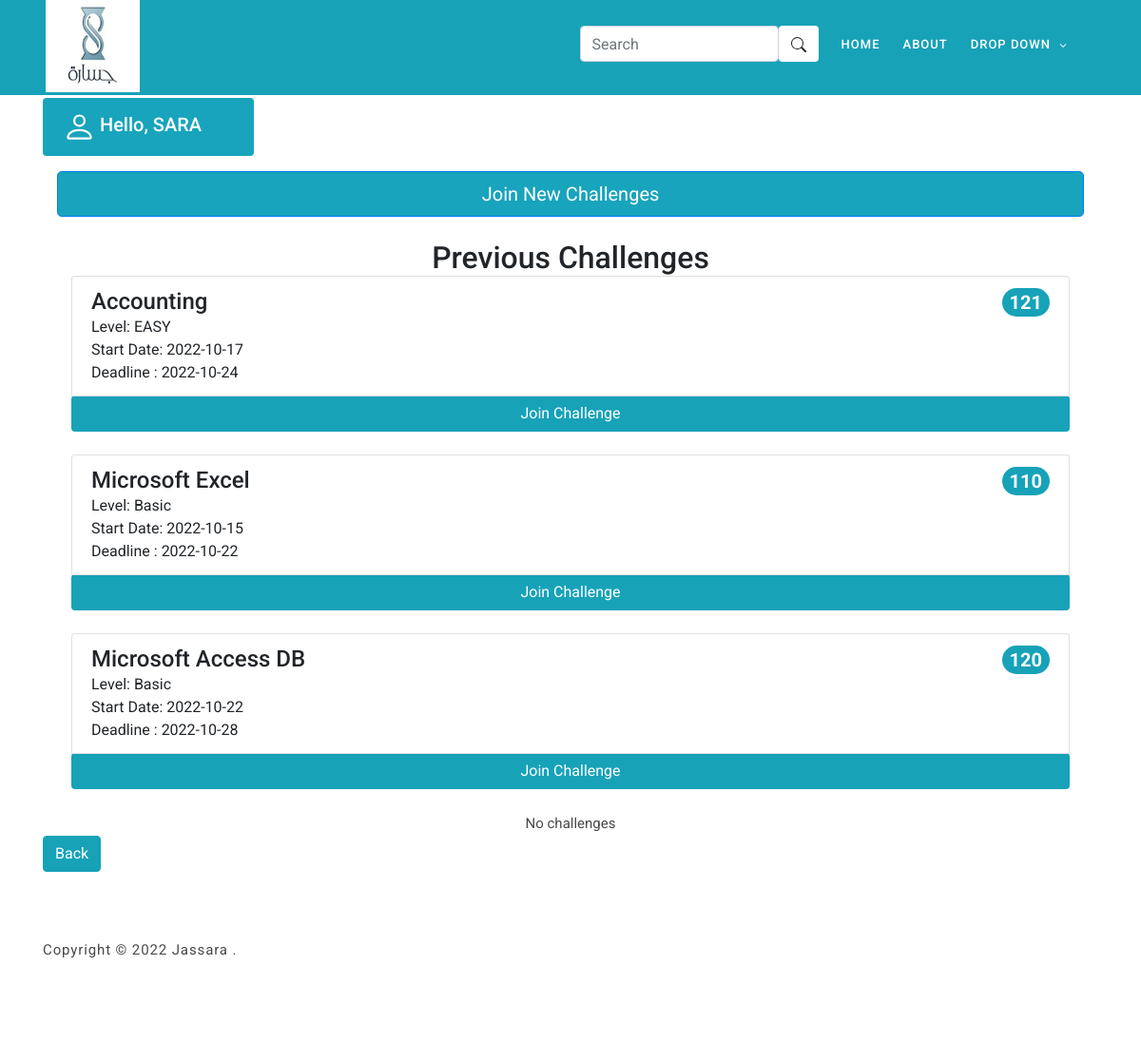
The page /challengePage.php (signed in) on the database as committed earlier.
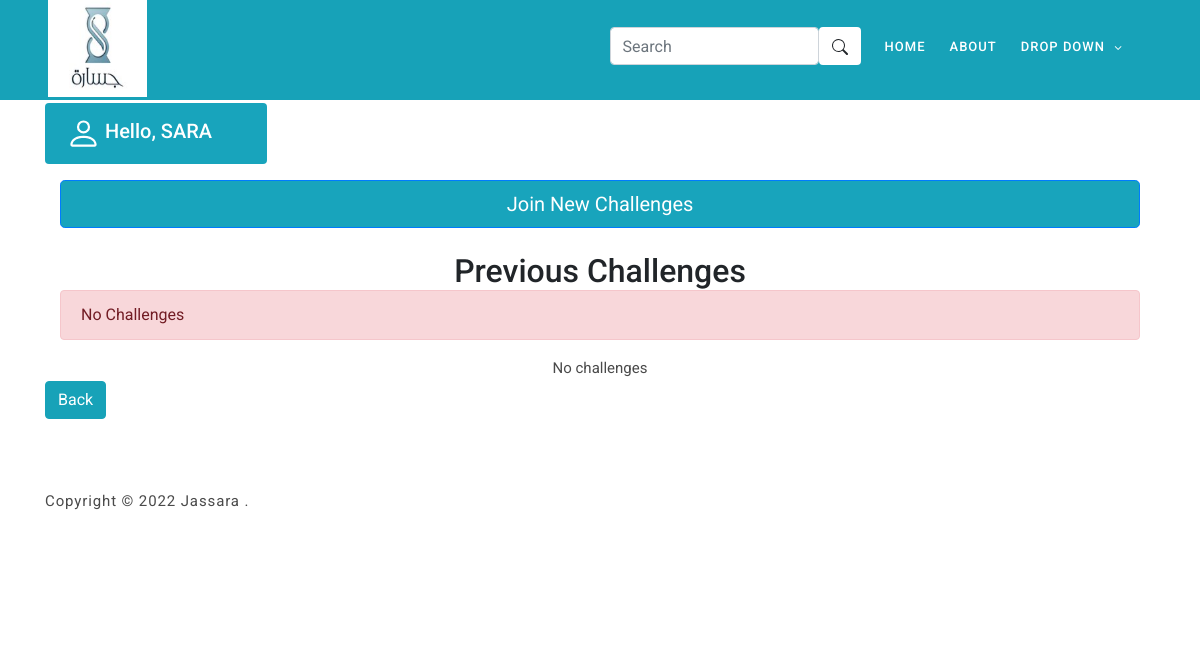
The same page on the database as committed later.
### tables this page shows
CREATE TABLE `previous_challenge` (
  `id` int(11) NOT NULL,
  `uni_id` varchar(255) NOT NULL,
  `challenge_num` int(11) NOT NULL
);

CREATE TABLE `challenge` (
  `challenge_num` int(10) NOT NULL,
  `challenge_name` text NOT NULL,
  `challenge_level` varchar(10) NOT NULL,
  `challenge_date` date NOT NULL,
  `Deadline` date NOT NULL,
  `Points` int(11) NOT NULL
);

### challengePage.php (the view, shortened to what this page needs)
<?php session_start();
include 'tamplate.php';
login_header();
login_nav();
 ?>
<body>
    <div class="container">
        <div class="alert" style="background-color: #18a4bc; color:white; width: 20%;" role="alert">
            <?php
            if (!empty($_SESSION['username'])) {
                $UserName = $_SESSION['username'];
                echo "<h5 style=display:inline> Hello, " . $UserName . "</h5>";
            }
            ?>
        </div>
        <section class=" col" style="float: right;">
            <a style="color: White;" href="challenges.php"> <button type="button" class="btn btn-primary btn-lg btn-block " style="background-color: #18a4bc;">Join New Challenges</button></a>
            <br>
        </section>
        <section class="col" style="float: right;">
        <h2 style="text-align:center;">Previous Challenges</h2>
        <?php
                    $con = connection();
                    $uni_id = $_SESSION['uni_id'];
                    $sql = "select * from challenge
                    right join previous_challenge
                    on challenge.challenge_num = previous_challenge.challenge_num
                     where 	uni_id = '$uni_id'  ";
                    $result = mysqli_query($con, $sql);
                    $count = mysqli_num_rows($result);
                    if ($count == 0) {
                        echo
                        '<div class="alert alert-danger" role="alert">
                                No Challenges
                            </div>
                            ';
                    } else {
                        while ($row = mysqli_fetch_array($result, MYSQLI_ASSOC)) {
                            echo '
                                <div class="container col">
                                <ol class="list-group list-group-numbered">
                                <li class="list-group-item d-flex justify-content-between align-items-start">
                                  <div class="ms-2 me-auto">
                                    <div class="fw-bold"><h4>'.$row['challenge_name'].'</h4></div>
                                    Level: '.$row['challenge_level'].'
                                    <br>
                                    Start Date: '.$row['challenge_date'].'
                                    <br>
                                    Deadline : '.$row['Deadline'].'
                                  </div>
                                  <span class="badge bg-info rounded-pill" style="color:white;font-size:20px">
                                  '.$row['challenge_num'].'
                                  </span>
                                </li>
                                <button class="btn bg-info" style="color:white;">Join Challenge</button>
                                <br>
                              </ol>
                              </div>
                           ';
                        }
                    }
        ?>
        <p style="text-align:center;">No challenges</p>
        </section>
        <a style="color: White;" href="studentPage.php"><button class="btn btn-info ">Back</button></a>
    </div>
    <?php footer(); ?>

### tamplate.php (shortened to what this page needs)
<?php
function login_header()
{
    echo '<!DOCTYPE html>
    <html lang="en">
    <head>
        <meta charset="utf-8">
        <meta name="viewport" content="width=device-width, initial-scale=1, shrink-to-fit=yes">
        <meta name="description" content="">
        <meta name="author" content="Template Mo">
        <link href="https://fonts.googleapis.com/css?family=Roboto:100,300,400,500,700,900" rel="stylesheet">
        <style>
            body {
                min-height: 100vh;
                display: flex;
                flex-direction: column;
            }
            footer {
                clear: both;
                position: relative;
                height: 200px;
                margin-top: -200px;
            }
        </style>
        <title>Jassara HTML CSS Template</title>
        <!--
    Jassara
    https://templatemo.com/tm-537-Jassara
    -->
        <link rel="stylesheet" type="text/css" href="assets/css/bootstrap.min.css">
        <link rel="stylesheet" type="text/css" href="assets/css/font-awesome.css">
        <link rel="stylesheet" type="text/css" href="assets/css/templatemo-art-factory.css">
        <link rel="stylesheet" type="text/css" href="assets/css/owl-carousel.css">
    </head>
    <header class="header-area bg-info mb-6">
        <div class="container mx-0 px-0">
            <div class="row ">
                <div class="col-lg-12">
                    <nav class="main-nav">
                        <a href="#">
                            <div class="logo pl-5">
                                <img src="assets/images/JPHP.jpg" alt="Jassara" width="99" height="97">
                            </div>
                        </a>
                        ';
}
function login_nav()
{
    echo '
    <ul class="nav ">
        <li class="">
            <div class="input-group">
                <div class="form-outline">
                    <input type="search" id="form1" class="form-control" placeholder="Search" />
                </div>
                <button type="button" class="btn searchBarButton" style="background-color:white">
                    <svg xmlns="http://www.w3.org/2000/svg" width="16" height="16" fill="currentColor" class="bi bi-search" viewBox="0 0 16 16">
                        <path d="M11.742 10.344a6.5 6.5 0 1 0-1.397 1.398h-.001c.03.04.062.078.098.115l3.85 3.85a1 1 0 0 0 1.415-1.414l-3.85-3.85a1.007 1.007 0 0 0-.115-.1zM12 6.5a5.5 5.5 0 1 1-11 0 5.5 5.5 0 0 1 11 0z" />
                    </svg>
                </button>
            </div>
        </li>
        <li class="scroll-to-section"><a href="index.php#welcome" class="active">Home</a></li>
        <li class="scroll-to-section"><a href="index.php#about">About</a></li>
        <li class="submenu">
            <a href="javascript:;">Drop Down</a>
            <ul>
                <li><a href="challengePage.php">Challenges</a></li>
                <li><a href="ranking.php">Ranking</a></li>
                <li><a href="index.php#contact-us">contect us</a></li>
            </ul>
            </a>
    </ul>
</nav>
</div>
</div>
</div>
</header>
';
}
function footer()
{
    echo '
    <footer style="margin-top: 700;">
        <div class="container" style="display: block;">
            <div class="row">
                <div class="col-lg-7 col-md-12 col-sm-12">
                    <p class="copyright">Copyright &copy; 2022 Jassara
                        .
                </div>
            </div>
        </div>
    </footer>
    <script src="assets/js/jquery-2.1.0.min.js"></script>
    <script src="assets/js/popper.js"></script>
    <script src="assets/js/bootstrap.min.js"></script>
    <script src="assets/js/owl-carousel.js"></script>
    <script src="assets/js/scrollreveal.min.js"></script>
    <script src="assets/js/waypoints.min.js"></script>
    <script src="assets/js/jquery.counterup.min.js"></script>
    <script src="assets/js/imgfix.min.js"></script>
    <script src="assets/js/custom.js"></script>
</body>
</html>';
}

### assets/css/templatemo-art-factory.css (style rules this page uses)
html, body, div, span, applet, object, iframe, h1, h2, h3, h4, h5, h6, p, blockquote, div pre, a, abbr, acronym, address, big, cite, code, del, dfn, em, font, img, ins, kbd, q, s, samp, small, strike, strong, sub, sup, tt, var, b, u, i, center, dl, dt, dd, ol, ul, li, figure, header, nav, section, article, aside, footer, figcaption { margin: 0; padding: 0; border: 0; outline: 0; }
ul, li { padding: 0; margin: 0; list-style: none; }
header, nav, section, article, aside, footer, hgroup { display: block; }
* { box-sizing: border-box; }
html, body { font-family: "Roboto", sans-serif; font-weight: 400; background-color: #fff; font-size: 16px; -ms-text-size-adjust: 100%; -webkit-font-smoothing: antialiased; -moz-osx-font-smoothing: grayscale; }
a { text-decoration: none !important; }
h1, h2, h3, h4, h5, h6 { margin-top: 0px; margin-bottom: 0px; }
ul { margin-bottom: 0px; }
p { font-size: 15px; line-height: 25px; color: #4a4a4a; }
html, body { background: #fff; font-family: "Roboto", sans-serif; }
.header-area { position: absolute; top: 0px; left: 0px; right: 0px; z-index: 100; height: 100px; -webkit-transition: all 0.5s ease 0s; -moz-transition: all 0.5s ease 0s; -o-transition: all 0.5s ease 0s; transition: all 0.5s ease 0s; }
.header-area .main-nav { min-height: 80px; background: transparent; }
.header-area .main-nav .logo { line-height: 80px; color: #fff; font-size: 28px; font-weight: 700; text-transform: uppercase; letter-spacing: 2px; float: left; -webkit-transition: all 0.3s ease 0s; -moz-transition: all 0.3s ease 0s; -o-transition: all 0.3s ease 0s; transition: all 0.3s ease 0s; }
.header-area .main-nav .nav { float: right; margin-top: 27px; margin-left: 20px; margin-right: 0px; -webkit-transition: all 0.3s ease 0s; -moz-transition: all 0.3s ease 0s; -o-transition: all 0.3s ease 0s; transition: all 0.3s ease 0s; position: relative; z-index: 999; }
.header-area .main-nav .nav li { padding-left: 20px; padding-right: 20px; }
.header-area .main-nav .nav li:last-child { padding-right: 0px; }
.header-area .main-nav .nav li a { display: block; font-weight: 500; font-size: 13px; color: #fff; text-transform: uppercase; -webkit-transition: all 0.3s ease 0s; -moz-transition: all 0.3s ease 0s; -o-transition: all 0.3s ease 0s; transition: all 0.3s ease 0s; height: 40px; line-height: 40px; border: transparent; letter-spacing: 1px; }
.header-area .main-nav .nav li.submenu { position: relative; padding-right: 35px; }
.header-area .main-nav .nav li.submenu:after { font-family: FontAwesome; content: "\f107"; font-size: 12px; color: #fff; position: absolute; right: 18px; top: 12px; }
@media (max-width: 1200px) { .header-area .main-nav .nav li { padding-left: 12px; padding-right: 12px; } }
@media (max-width: 1200px) { .header-area .main-nav:before { display: none; } }
@media (min-width: 992px) { .header-area .main-nav .nav { display: flex !important; } }
footer { background-color: #fff; padding: 60px 0px; }
footer .copyright { margin-top: 10px; font-weight: 400; font-size: 15px; color: #4a4a4a; letter-spacing: 0.88px; text-transform: capitalize; }

### tamplate.php (style rules this page uses)
body { min-height: 100vh; display: flex; flex-direction: column; }
footer { clear: both; position: relative; height: 200px; margin-top: -200px; }

Rows that differ between the two databases and show on the page:
removed previous_challenge: challenge_num.challenge_name "Accounting", challenge_num.challenge_level "EASY", challenge_num.challenge_date "2022-10-17", challenge_num.Deadline "2022-10-24", challenge_num "121"
removed previous_challenge: challenge_num.challenge_name "Microsoft Excel", challenge_num.challenge_level "Basic", challenge_num.challenge_date "2022-10-15", challenge_num.Deadline "2022-10-22", challenge_num "110"
removed previous_challenge: challenge_num.challenge_name "Microsoft Access DB", challenge_num.challenge_level "Basic", challenge_num.challenge_date "2022-10-22", challenge_num.Deadline "2022-10-28", challenge_num "120"
Other text that changed with them:
text now shown: "No Challenges"
